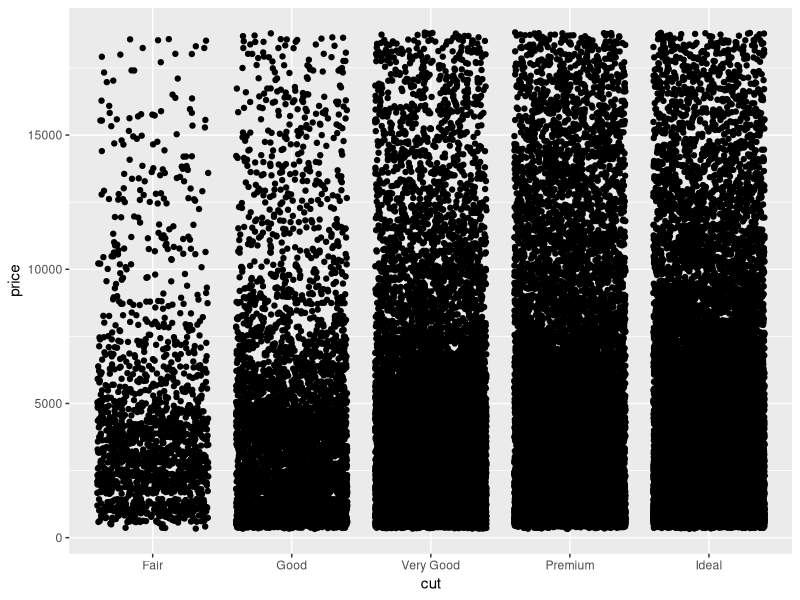
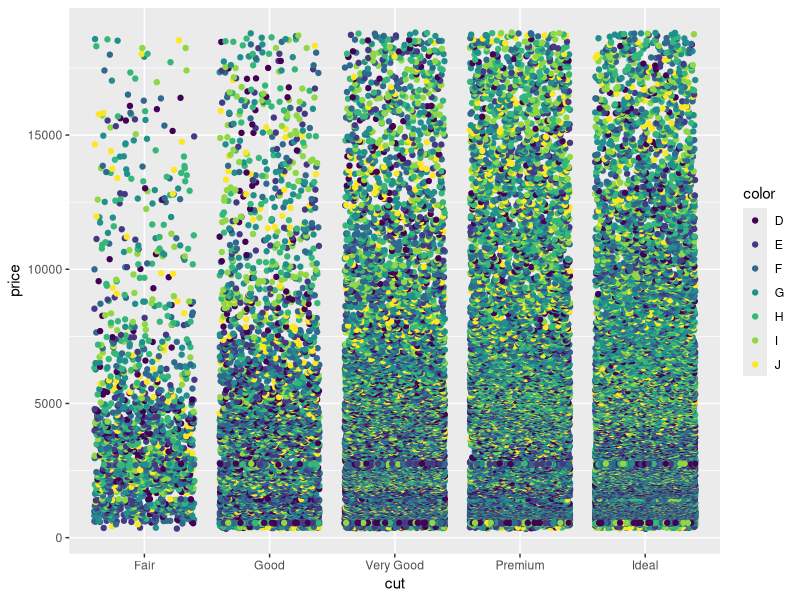
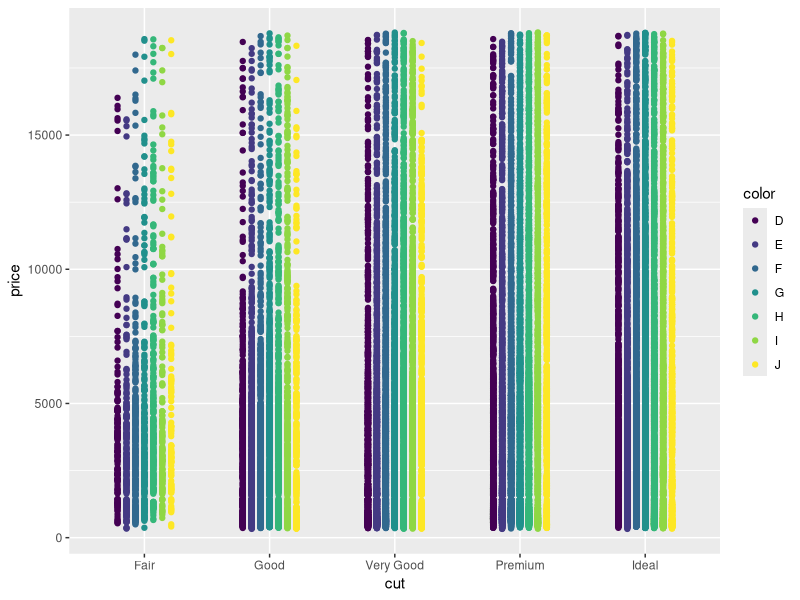
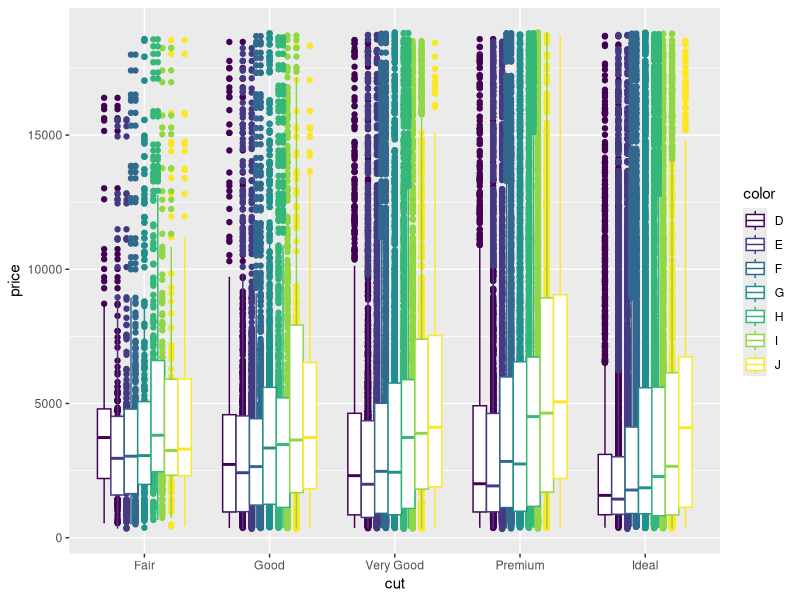
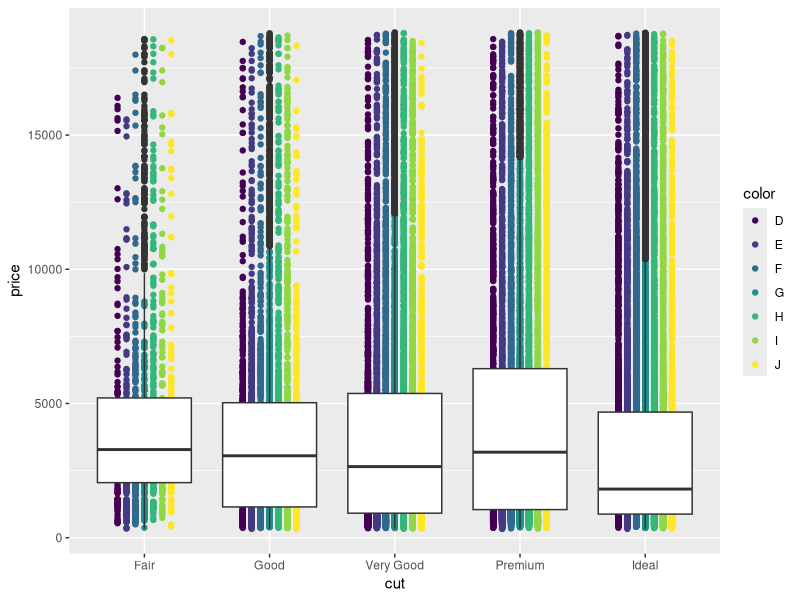
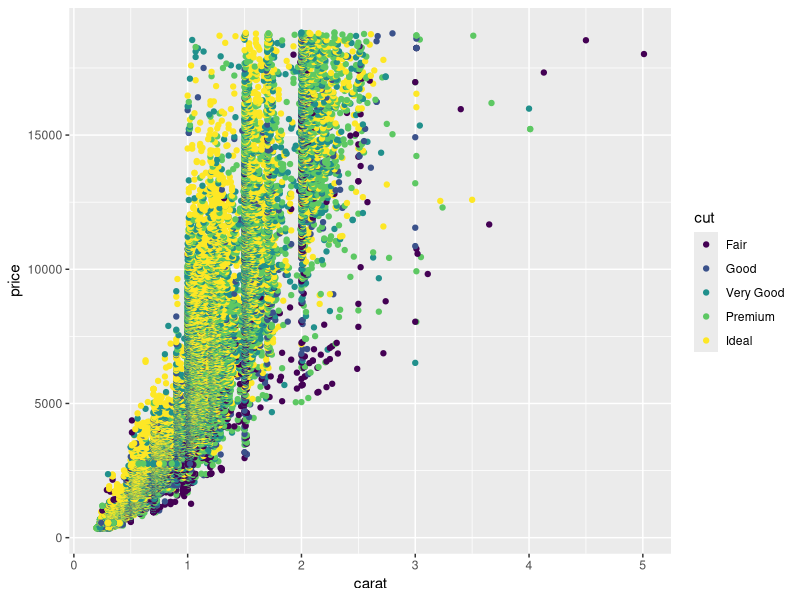
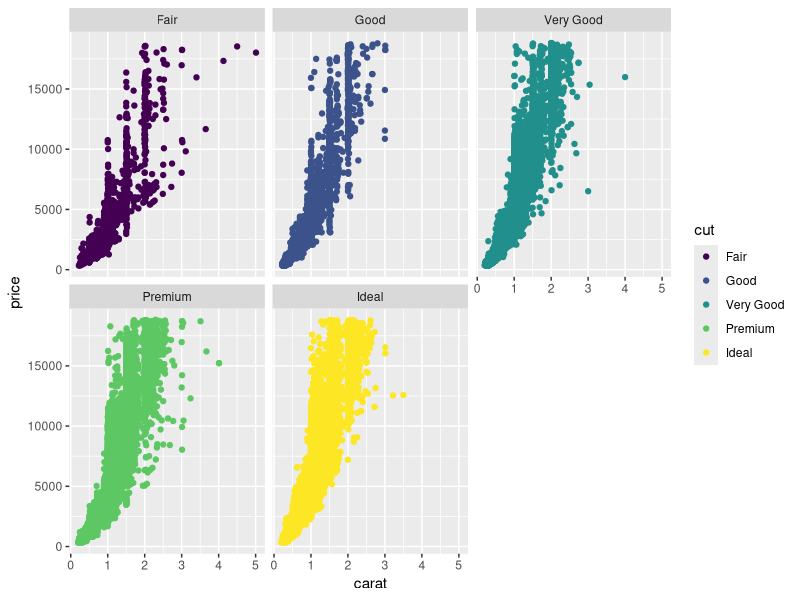
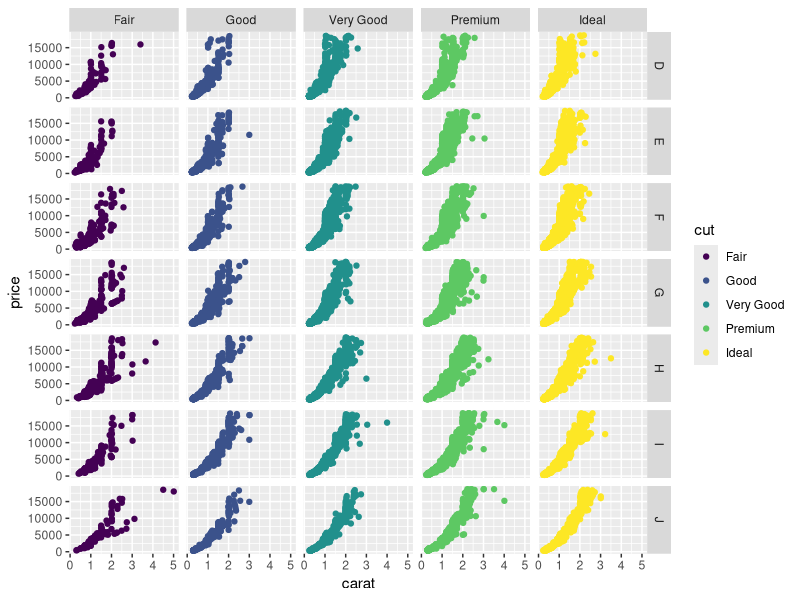

Reproduce these figures in R, in order.
## ---- chunk 1
library(ggplot2)
## ---- chunk 2
head(diamonds)
## ---- chunk 3
class(diamonds$color)
## ---- chunk 4
class(diamonds$depth)
## ---- chunk 5
levels(diamonds$color)
## ---- chunk 6
levels(diamonds$cut)
## ---- chunk 7
p <- ggplot(diamonds) +  aes(cut,price) 
p + geom_jitter()
## ---- chunk 8
p + geom_jitter(aes(colour=color))
## ---- chunk 9
p + geom_jitter(aes(colour=color), position=position_dodge(width=0.5) )
## ---- chunk 10
p + geom_jitter(aes(colour=color), position=position_dodge(width=0.5) ) + geom_boxplot( aes(colour=color), position=position_dodge() )
## ---- chunk 11
p + geom_jitter(aes(colour=color),position=position_dodge(width=0.5)) + geom_boxplot() 
## ---- chunk 12
ggplot(diamonds) + aes(carat, price) + geom_point(aes(colour=cut))
## ---- chunk 13
p <- ggplot(diamonds) + aes(carat, price) 
p + geom_point(aes(colour=cut)) + facet_wrap( ~ cut)
## ---- chunk 14
p + geom_point(aes(colour=cut)) + facet_grid(color ~ cut)
